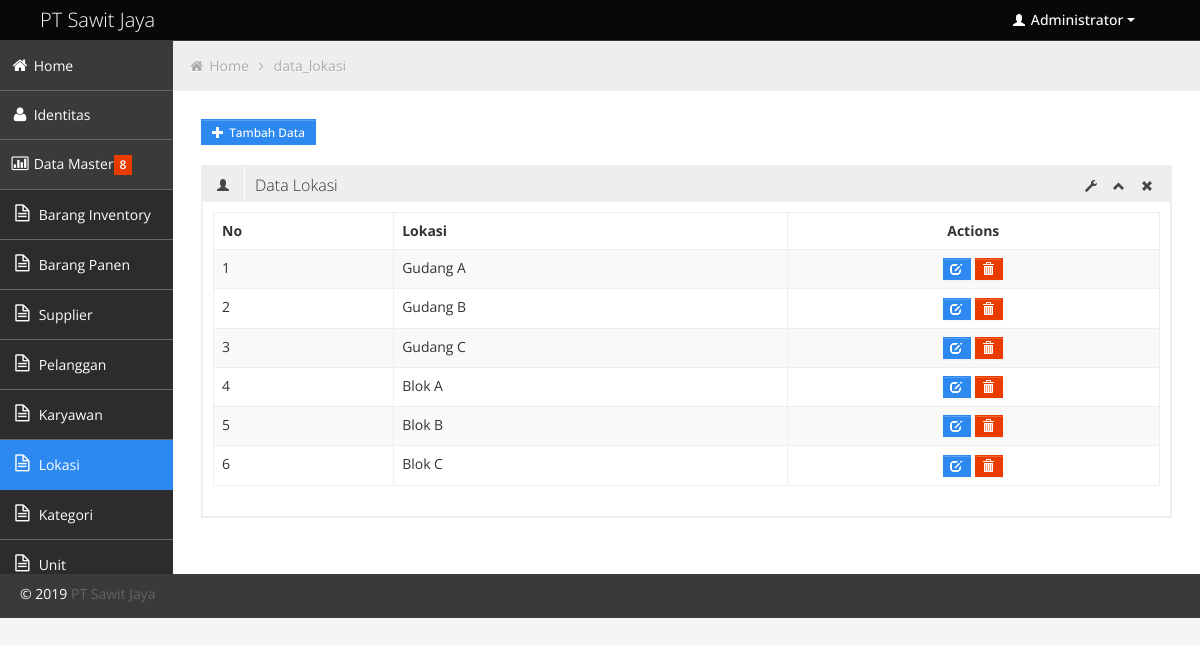
/index.php?halaman=data_lokasi (signed in), run on the app's committed database.
### tables this page shows
CREATE TABLE IF NOT EXISTS `identitas` (
  `id_identitas` int(3) NOT NULL AUTO_INCREMENT,
  `nama_identitas` varchar(100) NOT NULL,
  `alamat` varchar(30) NOT NULL,
  `telp` varchar(12) NOT NULL,
  `keterangan` varchar(30) NOT NULL,
  PRIMARY KEY (`id_identitas`)
);

CREATE TABLE IF NOT EXISTS `lokasi` (
  `lokasi_id` int(11) NOT NULL AUTO_INCREMENT,
  `lokasi` varchar(35) NOT NULL,
  PRIMARY KEY (`lokasi_id`)
);

### data_lokasi.php (the view, shortened to what this page needs)
<a href='index.php?halaman=form_data_master&kode=lokasi_insert' class='btn btn-small btn-primary'>
   <i class="halflings-icon white plus"></i> <span>Tambah Data</span>
   </a>
   <br/>
   <br/>
<div class='row-fluid sortable'>
				<div class='box span12'>
					<div class='box-header' data-original-title>
						<h2><i class='halflings-icon user'></i><span class='break'></span>Data Lokasi</h2>
						<div class='box-icon'>
							<a href='#' class='btn-setting'><i class='halflings-icon wrench'></i></a>
							<a href='#' class='btn-minimize'><i class='halflings-icon chevron-up'></i></a>
							<a href='#' class='btn-close'><i class='halflings-icon remove'></i></a>
						</div>
					</div>
					<div class='box-content'>
						<table class='table table-striped table-bordered bootstrap-datatable datatable'>
						  <thead>
							  <tr>
								  <th>No</th>
								  <th>Lokasi</th>
								  <th><center>Actions</center></th>
							  </tr>
						  </thead>
						  <tbody>
							<?php
		$qtmpil_barang="select * from lokasi order by lokasi_id asc";
		$qp_brg=mysql_query($qtmpil_barang);
		$no=1;
		while($row1=mysql_fetch_array($qp_brg)){ ?>
		<tr><td><?php echo "$no"; ?></td>
          <td><?php echo "$row1[lokasi]"; ?></td>
          <td><center><?php echo "<a class='btn btn-mini btn-primary' href=index.php?halaman=form_ubah_data&kode=lokasi_update&id=$row1[lokasi_id]>"; ?>
          	 <i class='halflings-icon white edit'></i>
			 <?php echo "</a> ";
			 echo "<a class='btn btn-mini btn-danger' href='proses.php?proses=lokasi_delete&id=$row1[lokasi_id]'>"; ?>
          	 <i class='halflings-icon white trash'></i>
			 <?php echo "</a>";
          echo"</center></td>
							</tr>";
							$no++;}?>
						  </tbody>
					  </table>
					</div>
				</div>
			</div>

### index.php (shortened to what this page needs)
<?php
$idn=mysql_fetch_array(mysql_query("SELECT * FROM identitas WHERE id_identitas='1'"));
$tahun=date(Y);
$hal=$_GET['halaman'];
if (isset($_SESSION['level']) && isset($_SESSION['username']))
{
?>
<!DOCTYPE html>
<html lang="en">
<head>
	<link id="bootstrap-style" href="css/bootstrap.min.css" rel="stylesheet">
	<link href="css/bootstrap-responsive.min.css" rel="stylesheet">
	<link id="base-style" href="css/style.css" rel="stylesheet">
	<link id="base-style-responsive" href="css/style-responsive.css" rel="stylesheet">
</head>
<body>
<?php include "header.php"; ?>
		<div class="container-fluid-full">
		<div class="row-fluid">
			<?php include "menu.php"; ?>
			<div id="content" class="span10">
			<ul class="breadcrumb">
				<li>
					<i class="icon-home"></i>
					<a href="index.php?halaman=home">Home</a>
					<i class="icon-angle-right"></i>
				</li>
				<li><a href="#"><?php echo $hal.""; ?></a></li>
			</ul>
			<?php
		require_once $hal.".php";
	?>
	</div>
		</div>
		</div>
	<footer>
		<p>
			<span style="text-align:left;float:left">&copy; <?php echo"$tahun";?> <a href="#" alt="<?php echo"$idn[nama_identitas]";?>"><?php echo"$idn[nama_identitas]";?></a></span>
		</p>
	</footer>
</body>
</html>
<?php
}
else
{
	lompat_ke("form_login.php");
}
?>

### header.php (shortened to what this page needs)
<div class="navbar">
	<div class="navbar-inner">
		<div class="container-fluid">
			<a class="brand" href="index.html"><span><?php echo"$idn[nama_identitas]";?></span></a>
			<div class="nav-no-collapse header-nav">
				<ul class="nav pull-right">
					<li class="dropdown">
						<a class="btn dropdown-toggle" data-toggle="dropdown" href="#">
							<i class="halflings-icon white user"></i> Administrator
							<span class="caret"></span>
						</a>
					</li>
				</ul>
			</div>
		</div>
	</div>
</div>

### css/style-responsive.css (style rules this page uses)
@media (min-width: 1200px) { .container-fluid-full { overflow: hidden; position: relative; height: 100%; } }
@media (min-width: 1200px) { #content { width: 85.578%; padding: 28px; margin: 0px 0px; margin-left: 14.422% !important; } }
@media (min-width: 1200px) { footer { margin: 0px 0px 0px 0px; padding: 10px 20px; } }

### css/halflings.css (style rules this page uses)
html, html .halflings { -webkit-font-smoothing: antialiased !important; }
.halflings-icon { display: inline-block; width: 14px; height: 14px; line-height: 14px; vertical-align: text-top; background-image: url(../img/glyphicons_halflings.svg); background-position: 0 0; background-repeat: no-repeat; vertical-align: top; *display: inline; *zoom: 1; *margin-right: .3em; }
.halflings-icon.white { background-image: url(../img/glyphicons_halflings-white.svg); }
.halflings-icon.user { background-position: -168px 0; }
.halflings-icon.remove { background-position: -312px 0; }
.halflings-icon.trash { background-position: -456px 0; }
.halflings-icon.edit { background-position: -96px -72px; }
.halflings-icon.plus { background-position: -408px -96px; }
.halflings-icon.chevron-up { background-position: -288px -120px; }
.halflings-icon.wrench { background-position: -360px -144px; }

### data on the page
identitas: nama_identitas "PT Sawit Jaya"
lokasi: lokasi "Gudang A"
lokasi: lokasi "Gudang B"
lokasi: lokasi "Gudang C"
lokasi: lokasi "Blok A"
lokasi: lokasi "Blok B"
lokasi: lokasi "Blok C"

### other printed values
$hal "data_lokasi"
$tahun "2019"
